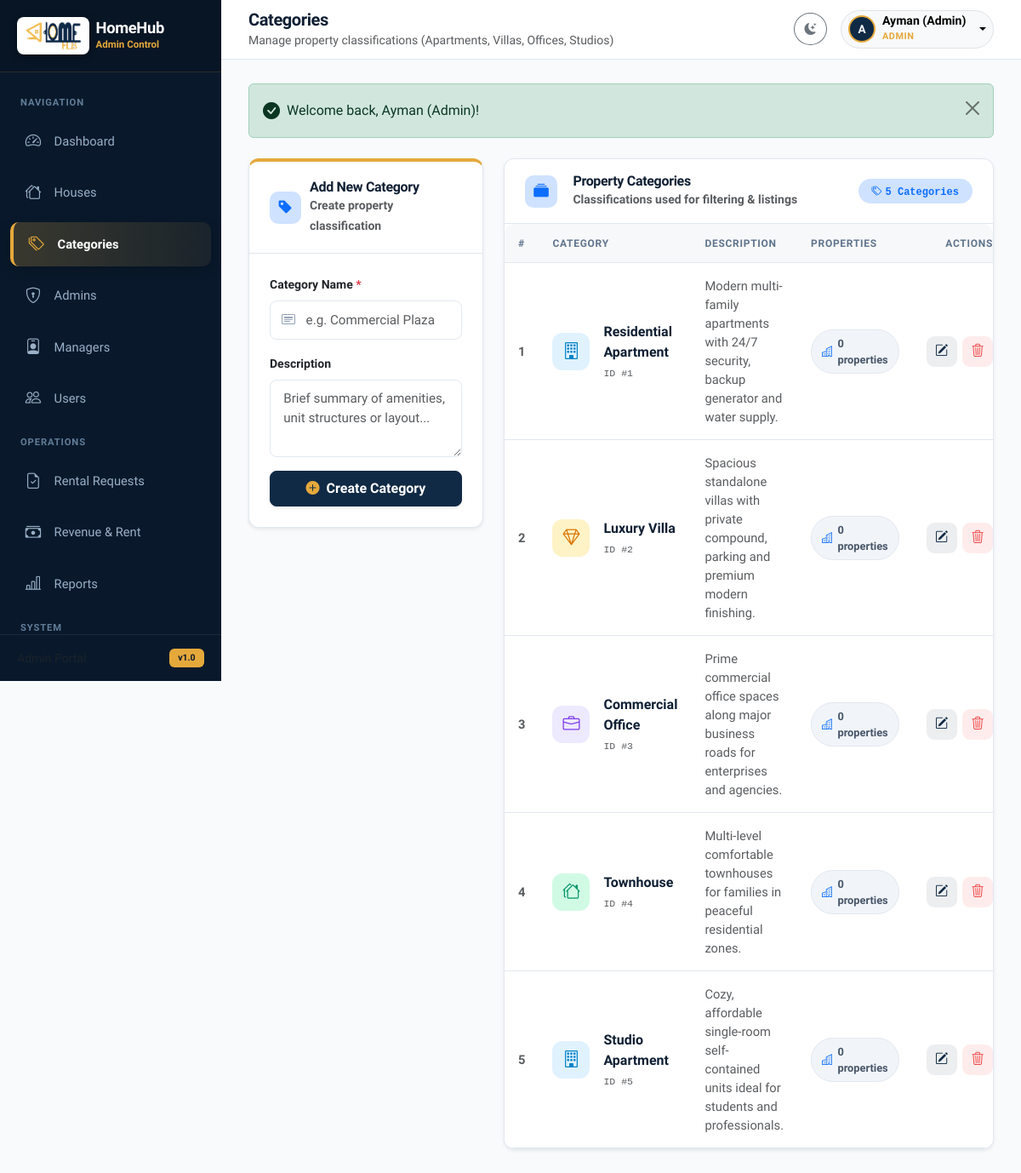
Screenshot of /admin/categories.php (signed in) with the database file from the repository.
### tables this page shows
CREATE TABLE IF NOT EXISTS `categories` (
  `id` INT AUTO_INCREMENT PRIMARY KEY,
  `category_name` VARCHAR(100) NOT NULL,
  `description` VARCHAR(255) NULL,
  `created_at` TIMESTAMP DEFAULT CURRENT_TIMESTAMP
);

### admin/categories.php (the view, shortened to what this page needs)
<?php
require_once __DIR__ . '/../includes/functions.php';
require_once __DIR__ . '/../includes/auth.php';
$categories = $pdo->query("
    SELECT c.*, COUNT(h.id) as house_count
    FROM categories c
    LEFT JOIN houses h ON c.id = h.category_id
    GROUP BY c.id
    ORDER BY c.id ASC
")->fetchAll();
require_once __DIR__ . '/../includes/header.php';
?>
<div class="app-wrapper">
    <?php require_once __DIR__ . '/../includes/admin_sidebar.php'; ?>
    <div class="app-main">
        <?php require_once __DIR__ . '/../includes/topbar.php'; ?>
        <main class="content-wrapper">
            <?= display_flash(); ?>
            <div class="row g-4">
                <div class="col-lg-4">
                    <div class="card shadow-sm sticky-top" style="top: 90px; border-top: 4px solid var(--hh-gold) !important;">
                        <div class="card-header bg-transparent d-flex align-items-center">
                            <div class="card-header-icon bg-primary-subtle text-primary">
                                <i class="bi bi-tag-fill"></i>
                            </div>
                            <div>
                                <h6 class="mb-0 fw-bold">Add New Category</h6>
                                <small class="text-muted">Create property classification</small>
                            </div>
                        </div>
                        <div class="card-body">
                            <form method="POST" action="<?= BASE_URL; ?>admin/categories.php">
                                <div class="mb-3">
                                    <label class="form-label fw-semibold small">Category Name <span class="text-danger">*</span></label>
                                    <div class="input-icon-group">
                                        <input type="text" name="category_name" class="form-control" placeholder="e.g. Commercial Plaza" required>
                                    </div>
                                </div>
                                <div class="mb-3">
                                    <label class="form-label fw-semibold small">Description</label>
                                    <textarea name="description" rows="3" class="form-control" placeholder="Brief summary of amenities, unit structures or layout..."></textarea>
                                </div>
                                <button type="submit" class="btn btn-primary w-100 py-2 d-flex align-items-center justify-content-center gap-2 shadow-sm">
                                    <i class="bi bi-plus-circle-fill text-gold"></i>
                                    <span>Create Category</span>
                                </button>
                            </form>
                        </div>
                    </div>
                </div>
                <div class="col-lg-8">
                    <div class="card shadow-sm">
                        <div class="card-header bg-transparent d-flex justify-content-between align-items-center py-3">
                            <div class="d-flex align-items-center gap-2">
                                <div class="card-header-icon bg-primary-subtle text-primary">
                                    <i class="bi bi-collection-fill"></i>
                                </div>
                                <div>
                                    <h6 class="mb-0 fw-bold">Property Categories</h6>
                                    <small class="text-muted">Classifications used for filtering & listings</small>
                                </div>
                            </div>
                            <span class="badge bg-primary-subtle text-primary px-3 py-2 rounded-pill font-monospace">
                                <i class="bi bi-tags me-1"></i><?= count($categories); ?> Categories
                            </span>
                        </div>
                        <div class="card-body p-0">
                            <div class="table-responsive">
                                <table class="table table-hover align-middle mb-0">
                                    <thead>
                                        <tr>
                                            <th style="width: 50px;">#</th>
                                            <th>Category</th>
                                            <th>Description</th>
                                            <th style="width: 140px;">Properties</th>
                                            <th class="text-end" style="width: 110px;">Actions</th>
                                        </tr>
                                    </thead>
                                    <tbody>
                                        <?php if (empty($categories)): ?>
                                            <tr>
                                                <td colspan="5" class="text-center py-5 text-muted">
                                                    <i class="bi bi-tags fs-1 d-block mb-2 text-muted opacity-50"></i>
                                                    No categories created yet. Fill the form to add one.
                                                </td>
                                            </tr>
                                        <?php else: ?>
                                            <?php foreach ($categories as $index => $cat): ?>
                                                <?php $meta = category_icon_meta($cat['category_name']); ?>
                                                <tr>
                                                    <td class="text-muted small fw-semibold"><?= $index + 1; ?></td>
                                                    <td>
                                                        <div class="d-flex align-items-center gap-3">
                                                            <div class="category-avatar <?= $meta['class']; ?>">
                                                                <i class="bi <?= $meta['icon']; ?>"></i>
                                                            </div>
                                                            <div>
                                                                <div class="fw-bold text-main fs-6"><?= e($cat['category_name']); ?></div>
                                                                <small class="text-muted font-monospace" style="font-size: 0.72rem;">ID #<?= (int)$cat['id']; ?></small>
                                                            </div>
                                                        </div>
                                                    </td>
                                                    <td class="text-muted small" style="max-width: 280px; line-height: 1.5;">
                                                        <?= e($cat['description'] ?? '-'); ?>
                                                    </td>
                                                    <td>
                                                        <span class="badge-count-pill">
                                                            <i class="bi bi-buildings text-primary"></i>
                                                            <span><strong><?= (int)$cat['house_count']; ?></strong> <?= (int)$cat['house_count'] === 1 ? 'property' : 'properties'; ?></span>
                                                        </span>
                                                    </td>
                                                    <td class="text-end">
                                                        <div class="btn-action-group justify-content-end">
                                                            <button type="button" class="btn-action btn-action-edit" title="Edit Category"
                                                                    onclick="openEditCategoryModal(<?= (int)$cat['id']; ?>, '<?= e(addslashes($cat['category_name'])); ?>', '<?= e(addslashes($cat['description'] ?? '')); ?>')">
                                                                <i class="bi bi-pencil-square"></i>
                                                            </button>
                                                            <form method="POST" action="<?= BASE_URL; ?>admin/categories.php" class="d-inline" data-confirm="Ma hubtaa inaad tirtirto category-gan '<?= e(addslashes($cat['category_name'])); ?>'?">
                                                                <button type="submit" class="btn-action btn-action-delete" title="Delete Category" <?= (int)$cat['house_count'] > 0 ? 'disabled title="Cannot delete category with assigned houses"' : ''; ?>>
                                                                    <i class="bi bi-trash3"></i>
                                                                </button>
                                                            </form>
                                                        </div>
                                                    </td>
                                                </tr>
                                            <?php endforeach; ?>
                                        <?php endif; ?>
                                    </tbody>
                                </table>
                            </div>
                        </div>
                    </div>
                </div>
            </div>
        </main>
    </div>
</div>
<?php require_once __DIR__ . '/../includes/footer.php'; ?>

### assets/css/style.css (style rules this page uses)
:root { --hh-primary: #102a45; --hh-primary-hover: #091a2c; --hh-primary-light: #e8eef5; --hh-gold: #e5a93b; --hh-gold-hover: #cf9227; --hh-gold-light: #fef8ee; --hh-secondary: #1e3a5f; --hh-accent: #e5a93b; --hh-success: #10b981; --hh-warning: #e5a93b; --hh-danger: #ef4444; --hh-info: #0284c7; --hh-body-bg: #f8fafc; --hh-card-bg: #ffffff; --hh-text-main: #0f1f33; --hh-text-muted: #5f748d; --hh-border: #e2e8f0; --hh-sidebar-bg: #09192b; --hh-sidebar-color: #9ab0c7; --hh-sidebar-active: #e5a93b; --hh-sidebar-active-bg: rgba(229, 169, 59, 0.14); --hh-shadow-sm: 0 1px 3px 0 rgba(16, 42, 69, 0.06), 0 1px 2px -1px rgba(16, 42, 69, 0.04); --hh-shadow: 0 4px 6px -1px rgba(16, 42, 69, 0.08), 0 2px 4px -2px rgba(16, 42, 69, 0.06); --hh-shadow-lg: 0 10px 15px -3px rgba(16, 42, 69, 0.10), 0 4px 6px -4px rgba(16, 42, 69, 0.06); --hh-radius: 12px; }
body { font-family: 'Plus Jakarta Sans', -apple-system, BlinkMacSystemFont, "Segoe UI", Roboto, sans-serif; background-color: var(--hh-body-bg); color: var(--hh-text-main); min-height: 100vh; display: flex; flex-direction: column; overflow-x: hidden; -webkit-font-smoothing: antialiased; }
h1, h2, h3, h4, h5, h6 { font-weight: 700; color: var(--hh-text-main); letter-spacing: -0.02em; }
.text-gold { color: var(--hh-gold) !important; }
.app-wrapper { display: flex; min-height: 100vh; width: 100%; }
.app-main { flex: 1; display: flex; flex-direction: column; min-width: 0; background-color: var(--hh-body-bg); }
.content-wrapper { flex: 1; padding: 1.75rem 2rem; }
.card { background-color: var(--hh-card-bg); border: 1px solid var(--hh-border); border-radius: var(--hh-radius); box-shadow: var(--hh-shadow-sm); transition: all 0.25s ease; }
.card-header { background-color: transparent; border-bottom: 1px solid var(--hh-border); padding: 1.25rem 1.5rem; font-weight: 700; }
.card-body { padding: 1.5rem; }
.btn { font-weight: 600; border-radius: 8px; padding: 0.55rem 1.15rem; transition: all 0.2s ease; }
.btn-primary { background-color: var(--hh-primary); border-color: var(--hh-primary); color: #ffffff; }
.form-control, .form-select { border-radius: 8px; border: 1px solid var(--hh-border); padding: 0.65rem 0.95rem; font-size: 0.95rem; color: var(--hh-text-main); background-color: var(--hh-card-bg); transition: all 0.2s ease; }
.table-responsive { border-radius: var(--hh-radius); }
.table { margin-bottom: 0; vertical-align: middle; }
.table th { font-size: 0.75rem; text-transform: uppercase; letter-spacing: 0.06em; font-weight: 700; color: var(--hh-text-muted); background: rgba(16, 42, 69, 0.03); border-bottom: 1px solid var(--hh-border); padding: 0.85rem 1rem; }
.table td { padding: 0.95rem 1rem; border-bottom: 1px solid var(--hh-border); color: var(--hh-text-main); font-size: 0.92rem; }
.badge { font-weight: 600; border-radius: 6px; padding: 0.35rem 0.65rem; }
.btn-action-group { display: inline-flex; align-items: center; gap: 0.4rem; }
.btn-action { width: 36px; height: 36px; border-radius: 9px; display: inline-flex; align-items: center; justify-content: center; border: none; font-size: 0.95rem; transition: all 0.2s cubic-bezier(0.4, 0, 0.2, 1); cursor: pointer; text-decoration: none; }
.btn-action-edit { background: rgba(16, 42, 69, 0.08); color: var(--hh-primary); }
.btn-action-delete { background: rgba(239, 68, 68, 0.1); color: #ef4444; }
.category-avatar { width: 44px; height: 44px; border-radius: 12px; display: flex; align-items: center; justify-content: center; font-size: 1.25rem; flex-shrink: 0; transition: transform 0.2s ease; }
.cat-icon-apartment { background: #e0f2fe; color: #0284c7; }
.cat-icon-villa { background: #fef3c7; color: #d97706; }
.cat-icon-office { background: #ede9fe; color: #7c3aed; }
.cat-icon-townhouse { background: #d1fae5; color: #059669; }
.badge-count-pill { background: #f1f5f9; color: #475569; border: 1px solid #e2e8f0; font-weight: 600; padding: 0.35rem 0.75rem; border-radius: 50px; font-size: 0.8rem; display: inline-flex; align-items: center; gap: 0.35rem; }
.card-header-icon { width: 38px; height: 38px; border-radius: 10px; display: inline-flex; align-items: center; justify-content: center; margin-right: 0.65rem; font-size: 1.1rem; }
.input-icon-group { position: relative; }
.input-icon-group .form-control { padding-left: 2.6rem; }

### rows the page displays
categories: category_name "Residential Apartment", id "1", description "Modern multi-family apartments with 24/7 security, backup generator and water supply.", house_count "0"
categories: category_name "Luxury Villa", id "2", description "Spacious standalone villas with private compound, parking and premium modern finishing.", house_count "0"
categories: category_name "Commercial Office", id "3", description "Prime commercial office spaces along major business roads for enterprises and agencies.", house_count "0"
categories: category_name "Townhouse", id "4", description "Multi-level comfortable townhouses for families in peaceful residential zones.", house_count "0"
categories: category_name "Studio Apartment", id "5", description "Cozy, affordable single-room self-contained units ideal for students and professionals.", house_count "0"

### other values shown
$pageHeading "Categories"
$pageSubtitle "Manage property classifications (Apartments, Villas, Offices, Studios)"
substr($currentUser['name'] ?? 'U', 0, 1) "A"
$currentUser['name'] "Ayman (Admin)"
$currentUser['role'] "ADMIN"
$msg "Welcome back, Ayman (Admin)!"
count($categories) "5"
